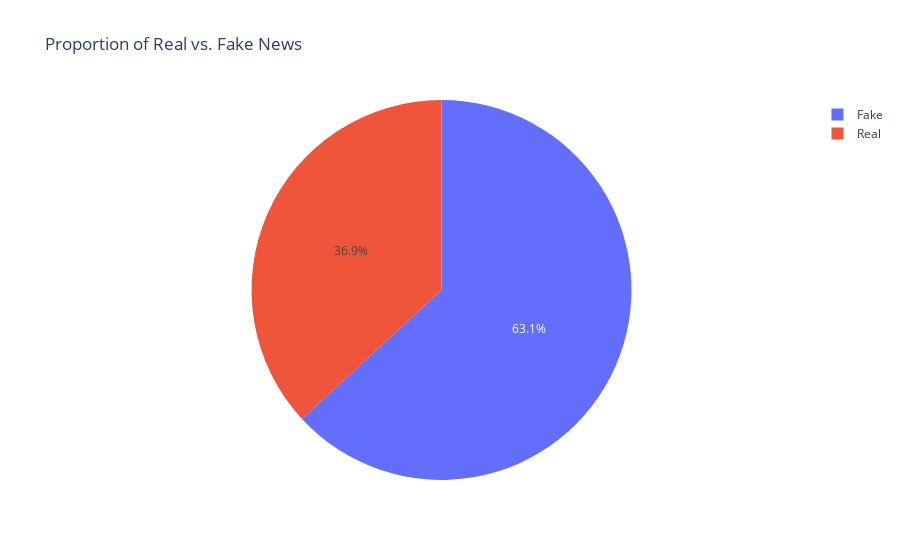

The notebook cell this image was saved under:
### Markdown cell above
veri setinde bulunan haberlerin gerçek ve sahte olarak yüzdelerini görselleştirelim.

### Code cell
fig = px.pie(dataset,names='label',title='Proportion of Real vs. Fake News')
fig.show()

### Figure 1 — Plotly figure (JSON) as saved in the notebook; plotly's stock layout.template omitted (floating-point values rounded to 4 significant figures; data arrays with more than 128 entries replaced by an {"elided": "..."} marker saying what was removed)
{"data": [{"domain": {"x": [0, 1], "y": [0, 1]}, "hovertemplate": "label=%{label}<extra></extra>", "labels": {"elided": "2045 str values"}, "legendgroup": "", "name": "", "showlegend": true, "type": "pie"}], "layout": {"legend": {"tracegroupgap": 0}, "title": {"text": "Proportion of Real vs. Fake News"}}}
